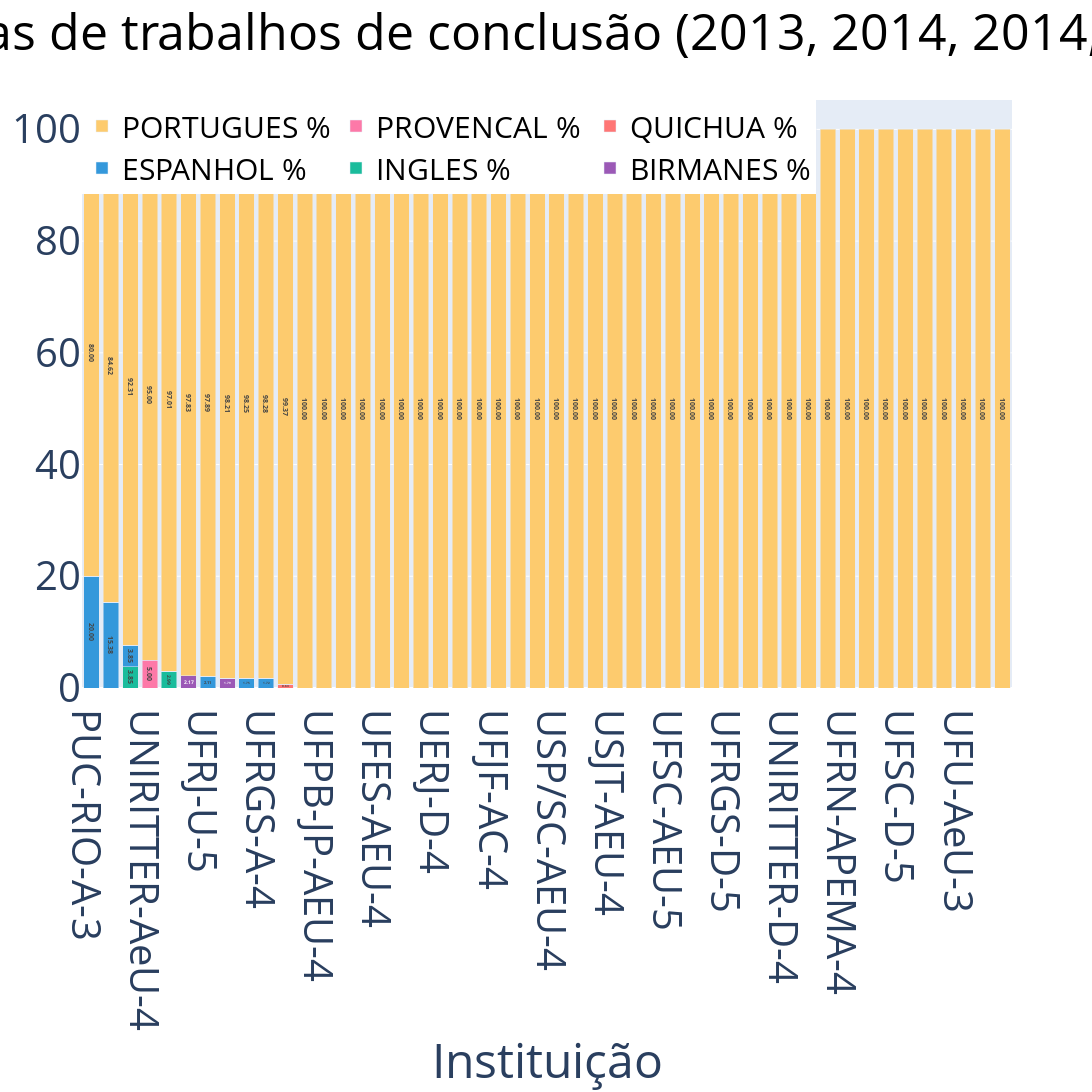

Notebook cell for this chart:
### Code cell
make_chart(list_trabalhos)

### Figure 1 — Plotly figure (JSON) as saved in the notebook; plotly's stock layout.template omitted (floating-point values rounded to 4 significant figures)
{"data": [{"insidetextanchor": "middle", "marker": {"color": "#9b59b6"}, "name": "BIRMANES %", "text": ["<b>0.00</b>", "<b>0.00</b>", "<b>0.00</b>", "<b>0.00</b>", "<b>0.00</b>", "<b>2.17</b>", "<b>0.00</b>", "<b>1.79</b>", "<b>0.00</b>", "<b>0.00</b>", "<b>0.00</b>", "<b>0.00</b>", "<b>0.00</b>", "<b>0.00</b>", "<b>0.00</b>", "<b>0.00</b>", "<b>0.00</b>", "<b>0.00</b>", "<b>0.00</b>", "<b>0.00</b>", "<b>0.00</b>", "<b>0.00</b>", "<b>0.00</b>", "<b>0.00</b>", "<b>0.00</b>", "<b>0.00</b>", "<b>0.00</b>", "<b>0.00</b>", "<b>0.00</b>", "<b>0.00</b>", "<b>0.00</b>", "<b>0.00</b>", "<b>0.00</b>", "<b>0.00</b>", "<b>0.00</b>", "<b>0.00</b>", "<b>0.00</b>", "<b>0.00</b>", "<b>0.00</b>", "<b>0.00</b>", "<b>0.00</b>", "<b>0.00</b>", "<b>0.00</b>", "<b>0.00</b>", "<b>0.00</b>", "<b>0.00</b>", "<b>0.00</b>", "<b>0.00</b>"], "textfont": {"size": 20}, "textposition": "inside", "type": "bar", "x": ["PUC-RIO-A-3", "UFBA-C-CeR-4", "UFRJ-AP-4", "UNIRITTER-AeU-4", "UNICAMP-ATeC-5", "UFRN-AEU-4", "UFRJ-U-5", "UFBA-AEU-4", "PUC-RIO-D-5", "UFRGS-A-4", "UPM-AEU-6", "UFPA-AeU-4", "UFPB-JP-AEU-4", "UFPE-D-4", "UFAL-DDEH-3", "UFES-AEU-4", "UFRJ-A-6", "UFF-AEU-4", "UERJ-D-4", "UFMG-AEU-6", "UFV-AEU-4", "UFJF-AC-4", "UEMG-D-5", "USP-AEU-4", "USP/SC-AEU-4", "UNESP-BAURU-D-6", "PUCCAMP-AeU-5", "USJT-AEU-4", "UAM-D-5", "UFPR-D-4", "UFSC-AEU-5", "UFSC-UHEADC-4", "UDESC-D-4", "UFRGS-D-5", "UFPEL-AEU-4", "UNISINOS-D-5", "UNIRITTER-D-4", "UNB-AEU-4", "UFMA-D-3", "UFRN-APEMA-4", "UFRN-D-4", "UEL-AeU-4", "UFSC-D-5", "UNB-D-3", "UFRJ-PeP-4", "UFU-AeU-3", "UNIVILLE-D-4", "UFG-PEC-3"], "y": [0, 0, 0, 0, 0, 2.174, 0, 1.786, 0, 0, 0, 0, 0, 0, 0, 0, 0, 0, 0, 0, 0, 0, 0, 0, 0, 0, 0, 0, 0, 0, 0, 0, 0, 0, 0, 0, 0, 0, 0, 0, 0, 0, 0, 0, 0, 0, 0, 0]}, {"insidetextanchor": "middle", "marker": {"color": "#1abc9c"}, "name": "INGLES %", "text": ["<b>0.00</b>", "<b>0.00</b>", "<b>3.85</b>", "<b>0.00</b>", "<b>2.99</b>", "<b>0.00</b>", "<b>0.00</b>", "<b>0.00</b>", "<b>0.00</b>", "<b>0.00</b>", "<b>0.00</b>", "<b>0.00</b>", "<b>0.00</b>", "<b>0.00</b>", "<b>0.00</b>", "<b>0.00</b>", "<b>0.00</b>", "<b>0.00</b>", "<b>0.00</b>", "<b>0.00</b>", "<b>0.00</b>", "<b>0.00</b>", "<b>0.00</b>", "<b>0.00</b>", "<b>0.00</b>", "<b>0.00</b>", "<b>0.00</b>", "<b>0.00</b>", "<b>0.00</b>", "<b>0.00</b>", "<b>0.00</b>", "<b>0.00</b>", "<b>0.00</b>", "<b>0.00</b>", "<b>0.00</b>", "<b>0.00</b>", "<b>0.00</b>", "<b>0.00</b>", "<b>0.00</b>", "<b>0.00</b>", "<b>0.00</b>", "<b>0.00</b>", "<b>0.00</b>", "<b>0.00</b>", "<b>0.00</b>", "<b>0.00</b>", "<b>0.00</b>", "<b>0.00</b>"], "textfont": {"size": 20}, "textposition": "inside", "type": "bar", "x": ["PUC-RIO-A-3", "UFBA-C-CeR-4", "UFRJ-AP-4", "UNIRITTER-AeU-4", "UNICAMP-ATeC-5", "UFRN-AEU-4", "UFRJ-U-5", "UFBA-AEU-4", "PUC-RIO-D-5", "UFRGS-A-4", "UPM-AEU-6", "UFPA-AeU-4", "UFPB-JP-AEU-4", "UFPE-D-4", "UFAL-DDEH-3", "UFES-AEU-4", "UFRJ-A-6", "UFF-AEU-4", "UERJ-D-4", "UFMG-AEU-6", "UFV-AEU-4", "UFJF-AC-4", "UEMG-D-5", "USP-AEU-4", "USP/SC-AEU-4", "UNESP-BAURU-D-6", "PUCCAMP-AeU-5", "USJT-AEU-4", "UAM-D-5", "UFPR-D-4", "UFSC-AEU-5", "UFSC-UHEADC-4", "UDESC-D-4", "UFRGS-D-5", "UFPEL-AEU-4", "UNISINOS-D-5", "UNIRITTER-D-4", "UNB-AEU-4", "UFMA-D-3", "UFRN-APEMA-4", "UFRN-D-4", "UEL-AeU-4", "UFSC-D-5", "UNB-D-3", "UFRJ-PeP-4", "UFU-AeU-3", "UNIVILLE-D-4", "UFG-PEC-3"], "y": [0, 0, 3.846, 0, 2.985, 0, 0, 0, 0, 0, 0, 0, 0, 0, 0, 0, 0, 0, 0, 0, 0, 0, 0, 0, 0, 0, 0, 0, 0, 0, 0, 0, 0, 0, 0, 0, 0, 0, 0, 0, 0, 0, 0, 0, 0, 0, 0, 0]}, {"insidetextanchor": "middle", "marker": {"color": "#3498db"}, "name": "ESPANHOL %", "text": ["<b>20.00</b>", "<b>15.38</b>", "<b>3.85</b>", "<b>0.00</b>", "<b>0.00</b>", "<b>0.00</b>", "<b>2.11</b>", "<b>0.00</b>", "<b>1.75</b>", "<b>1.72</b>", "<b>0.00</b>", "<b>0.00</b>", "<b>0.00</b>", "<b>0.00</b>", "<b>0.00</b>", "<b>0.00</b>", "<b>0.00</b>", "<b>0.00</b>", "<b>0.00</b>", "<b>0.00</b>", "<b>0.00</b>", "<b>0.00</b>", "<b>0.00</b>", "<b>0.00</b>", "<b>0.00</b>", "<b>0.00</b>", "<b>0.00</b>", "<b>0.00</b>", "<b>0.00</b>", "<b>0.00</b>", "<b>0.00</b>", "<b>0.00</b>", "<b>0.00</b>", "<b>0.00</b>", "<b>0.00</b>", "<b>0.00</b>", "<b>0.00</b>", "<b>0.00</b>", "<b>0.00</b>", "<b>0.00</b>", "<b>0.00</b>", "<b>0.00</b>", "<b>0.00</b>", "<b>0.00</b>", "<b>0.00</b>", "<b>0.00</b>", "<b>0.00</b>", "<b>0.00</b>"], "textfont": {"size": 20}, "textposition": "inside", "type": "bar", "x": ["PUC-RIO-A-3", "UFBA-C-CeR-4", "UFRJ-AP-4", "UNIRITTER-AeU-4", "UNICAMP-ATeC-5", "UFRN-AEU-4", "UFRJ-U-5", "UFBA-AEU-4", "PUC-RIO-D-5", "UFRGS-A-4", "UPM-AEU-6", "UFPA-AeU-4", "UFPB-JP-AEU-4", "UFPE-D-4", "UFAL-DDEH-3", "UFES-AEU-4", "UFRJ-A-6", "UFF-AEU-4", "UERJ-D-4", "UFMG-AEU-6", "UFV-AEU-4", "UFJF-AC-4", "UEMG-D-5", "USP-AEU-4", "USP/SC-AEU-4", "UNESP-BAURU-D-6", "PUCCAMP-AeU-5", "USJT-AEU-4", "UAM-D-5", "UFPR-D-4", "UFSC-AEU-5", "UFSC-UHEADC-4", "UDESC-D-4", "UFRGS-D-5", "UFPEL-AEU-4", "UNISINOS-D-5", "UNIRITTER-D-4", "UNB-AEU-4", "UFMA-D-3", "UFRN-APEMA-4", "UFRN-D-4", "UEL-AeU-4", "UFSC-D-5", "UNB-D-3", "UFRJ-PeP-4", "UFU-AeU-3", "UNIVILLE-D-4", "UFG-PEC-3"], "y": [20, 15.38, 3.846, 0, 0, 0, 2.105, 0, 1.754, 1.724, 0, 0, 0, 0, 0, 0, 0, 0, 0, 0, 0, 0, 0, 0, 0, 0, 0, 0, 0, 0, 0, 0, 0, 0, 0, 0, 0, 0, 0, 0, 0, 0, 0, 0, 0, 0, 0, 0]}, {"insidetextanchor": "middle", "marker": {"color": "#ff7675"}, "name": "QUICHUA %", "text": ["<b>0.00</b>", "<b>0.00</b>", "<b>0.00</b>", "<b>0.00</b>", "<b>0.00</b>", "<b>0.00</b>", "<b>0.00</b>", "<b>0.00</b>", "<b>0.00</b>", "<b>0.00</b>", "<b>0.63</b>", "<b>0.00</b>", "<b>0.00</b>", "<b>0.00</b>", "<b>0.00</b>", "<b>0.00</b>", "<b>0.00</b>", "<b>0.00</b>", "<b>0.00</b>", "<b>0.00</b>", "<b>0.00</b>", "<b>0.00</b>", "<b>0.00</b>", "<b>0.00</b>", "<b>0.00</b>", "<b>0.00</b>", "<b>0.00</b>", "<b>0.00</b>", "<b>0.00</b>", "<b>0.00</b>", "<b>0.00</b>", "<b>0.00</b>", "<b>0.00</b>", "<b>0.00</b>", "<b>0.00</b>", "<b>0.00</b>", "<b>0.00</b>", "<b>0.00</b>", "<b>0.00</b>", "<b>0.00</b>", "<b>0.00</b>", "<b>0.00</b>", "<b>0.00</b>", "<b>0.00</b>", "<b>0.00</b>", "<b>0.00</b>", "<b>0.00</b>", "<b>0.00</b>"], "textfont": {"size": 20}, "textposition": "inside", "type": "bar", "x": ["PUC-RIO-A-3", "UFBA-C-CeR-4", "UFRJ-AP-4", "UNIRITTER-AeU-4", "UNICAMP-ATeC-5", "UFRN-AEU-4", "UFRJ-U-5", "UFBA-AEU-4", "PUC-RIO-D-5", "UFRGS-A-4", "UPM-AEU-6", "UFPA-AeU-4", "UFPB-JP-AEU-4", "UFPE-D-4", "UFAL-DDEH-3", "UFES-AEU-4", "UFRJ-A-6", "UFF-AEU-4", "UERJ-D-4", "UFMG-AEU-6", "UFV-AEU-4", "UFJF-AC-4", "UEMG-D-5", "USP-AEU-4", "USP/SC-AEU-4", "UNESP-BAURU-D-6", "PUCCAMP-AeU-5", "USJT-AEU-4", "UAM-D-5", "UFPR-D-4", "UFSC-AEU-5", "UFSC-UHEADC-4", "UDESC-D-4", "UFRGS-D-5", "UFPEL-AEU-4", "UNISINOS-D-5", "UNIRITTER-D-4", "UNB-AEU-4", "UFMA-D-3", "UFRN-APEMA-4", "UFRN-D-4", "UEL-AeU-4", "UFSC-D-5", "UNB-D-3", "UFRJ-PeP-4", "UFU-AeU-3", "UNIVILLE-D-4", "UFG-PEC-3"], "y": [0, 0, 0, 0, 0, 0, 0, 0, 0, 0, 0.6289, 0, 0, 0, 0, 0, 0, 0, 0, 0, 0, 0, 0, 0, 0, 0, 0, 0, 0, 0, 0, 0, 0, 0, 0, 0, 0, 0, 0, 0, 0, 0, 0, 0, 0, 0, 0, 0]}, {"insidetextanchor": "middle", "marker": {"color": "#fd79a8"}, "name": "PROVENCAL %", "text": ["<b>0.00</b>", "<b>0.00</b>", "<b>0.00</b>", "<b>5.00</b>", "<b>0.00</b>", "<b>0.00</b>", "<b>0.00</b>", "<b>0.00</b>", "<b>0.00</b>", "<b>0.00</b>", "<b>0.00</b>", "<b>0.00</b>", "<b>0.00</b>", "<b>0.00</b>", "<b>0.00</b>", "<b>0.00</b>", "<b>0.00</b>", "<b>0.00</b>", "<b>0.00</b>", "<b>0.00</b>", "<b>0.00</b>", "<b>0.00</b>", "<b>0.00</b>", "<b>0.00</b>", "<b>0.00</b>", "<b>0.00</b>", "<b>0.00</b>", "<b>0.00</b>", "<b>0.00</b>", "<b>0.00</b>", "<b>0.00</b>", "<b>0.00</b>", "<b>0.00</b>", "<b>0.00</b>", "<b>0.00</b>", "<b>0.00</b>", "<b>0.00</b>", "<b>0.00</b>", "<b>0.00</b>", "<b>0.00</b>", "<b>0.00</b>", "<b>0.00</b>", "<b>0.00</b>", "<b>0.00</b>", "<b>0.00</b>", "<b>0.00</b>", "<b>0.00</b>", "<b>0.00</b>"], "textfont": {"size": 20}, "textposition": "inside", "type": "bar", "x": ["PUC-RIO-A-3", "UFBA-C-CeR-4", "UFRJ-AP-4", "UNIRITTER-AeU-4", "UNICAMP-ATeC-5", "UFRN-AEU-4", "UFRJ-U-5", "UFBA-AEU-4", "PUC-RIO-D-5", "UFRGS-A-4", "UPM-AEU-6", "UFPA-AeU-4", "UFPB-JP-AEU-4", "UFPE-D-4", "UFAL-DDEH-3", "UFES-AEU-4", "UFRJ-A-6", "UFF-AEU-4", "UERJ-D-4", "UFMG-AEU-6", "UFV-AEU-4", "UFJF-AC-4", "UEMG-D-5", "USP-AEU-4", "USP/SC-AEU-4", "UNESP-BAURU-D-6", "PUCCAMP-AeU-5", "USJT-AEU-4", "UAM-D-5", "UFPR-D-4", "UFSC-AEU-5", "UFSC-UHEADC-4", "UDESC-D-4", "UFRGS-D-5", "UFPEL-AEU-4", "UNISINOS-D-5", "UNIRITTER-D-4", "UNB-AEU-4", "UFMA-D-3", "UFRN-APEMA-4", "UFRN-D-4", "UEL-AeU-4", "UFSC-D-5", "UNB-D-3", "UFRJ-PeP-4", "UFU-AeU-3", "UNIVILLE-D-4", "UFG-PEC-3"], "y": [0, 0, 0, 5, 0, 0, 0, 0, 0, 0, 0, 0, 0, 0, 0, 0, 0, 0, 0, 0, 0, 0, 0, 0, 0, 0, 0, 0, 0, 0, 0, 0, 0, 0, 0, 0, 0, 0, 0, 0, 0, 0, 0, 0, 0, 0, 0, 0]}, {"insidetextanchor": "middle", "marker": {"color": "#fdcb6e"}, "name": "PORTUGUES %", "text": ["<b>80.00</b>", "<b>84.62</b>", "<b>92.31</b>", "<b>95.00</b>", "<b>97.01</b>", "<b>97.83</b>", "<b>97.89</b>", "<b>98.21</b>", "<b>98.25</b>", "<b>98.28</b>", "<b>99.37</b>", "<b>100.00</b>", "<b>100.00</b>", "<b>100.00</b>", "<b>100.00</b>", "<b>100.00</b>", "<b>100.00</b>", "<b>100.00</b>", "<b>100.00</b>", "<b>100.00</b>", "<b>100.00</b>", "<b>100.00</b>", "<b>100.00</b>", "<b>100.00</b>", "<b>100.00</b>", "<b>100.00</b>", "<b>100.00</b>", "<b>100.00</b>", "<b>100.00</b>", "<b>100.00</b>", "<b>100.00</b>", "<b>100.00</b>", "<b>100.00</b>", "<b>100.00</b>", "<b>100.00</b>", "<b>100.00</b>", "<b>100.00</b>", "<b>100.00</b>", "<b>100.00</b>", "<b>100.00</b>", "<b>100.00</b>", "<b>100.00</b>", "<b>100.00</b>", "<b>100.00</b>", "<b>100.00</b>", "<b>100.00</b>", "<b>100.00</b>", "<b>100.00</b>"], "textfont": {"size": 20}, "textposition": "inside", "type": "bar", "x": ["PUC-RIO-A-3", "UFBA-C-CeR-4", "UFRJ-AP-4", "UNIRITTER-AeU-4", "UNICAMP-ATeC-5", "UFRN-AEU-4", "UFRJ-U-5", "UFBA-AEU-4", "PUC-RIO-D-5", "UFRGS-A-4", "UPM-AEU-6", "UFPA-AeU-4", "UFPB-JP-AEU-4", "UFPE-D-4", "UFAL-DDEH-3", "UFES-AEU-4", "UFRJ-A-6", "UFF-AEU-4", "UERJ-D-4", "UFMG-AEU-6", "UFV-AEU-4", "UFJF-AC-4", "UEMG-D-5", "USP-AEU-4", "USP/SC-AEU-4", "UNESP-BAURU-D-6", "PUCCAMP-AeU-5", "USJT-AEU-4", "UAM-D-5", "UFPR-D-4", "UFSC-AEU-5", "UFSC-UHEADC-4", "UDESC-D-4", "UFRGS-D-5", "UFPEL-AEU-4", "UNISINOS-D-5", "UNIRITTER-D-4", "UNB-AEU-4", "UFMA-D-3", "UFRN-APEMA-4", "UFRN-D-4", "UEL-AeU-4", "UFSC-D-5", "UNB-D-3", "UFRJ-PeP-4", "UFU-AeU-3", "UNIVILLE-D-4", "UFG-PEC-3"], "y": [80, 84.62, 92.31, 95, 97.01, 97.83, 97.89, 98.21, 98.25, 98.28, 99.37, 100, 100, 100, 100, 100, 100, 100, 100, 100, 100, 100, 100, 100, 100, 100, 100, 100, 100, 100, 100, 100, 100, 100, 100, 100, 100, 100, 100, 100, 100, 100, 100, 100, 100, 100, 100, 100]}], "layout": {"barmode": "stack", "font": {"size": 40}, "height": 2300, "legend": {"font": {"color": "#000000", "size": 30}, "orientation": "h", "x": 0, "y": 1}, "title": {"font": {"color": "#000000", "size": 50}, "text": "Idiomas de trabalhos de conclusão (2013, 2014, 2014, 2015)", "x": 0.5, "xanchor": "center"}, "width": 5000, "xaxis": {"title": {"text": "Instituição"}}}}
